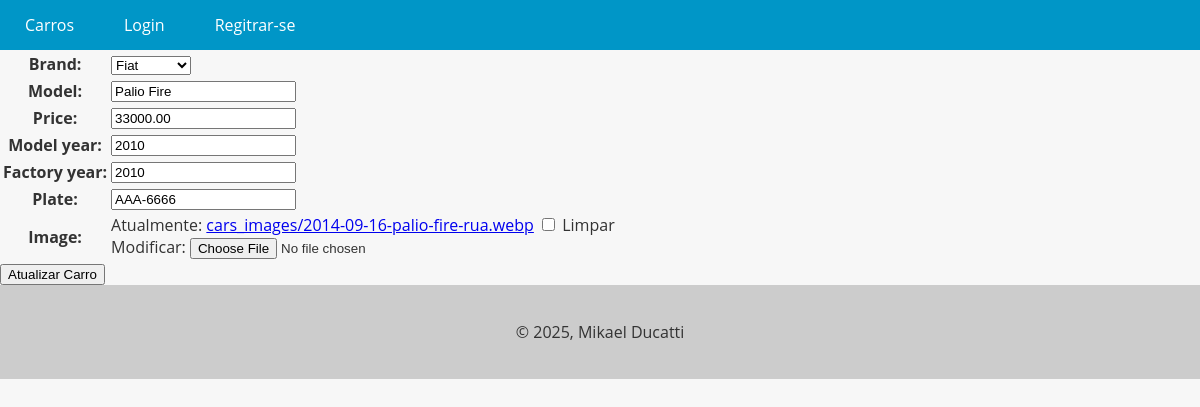
The page /car/22/update/ on the database its author committed.
### cars/models.py (models this page shows, shortened)
class Car(models.Model):
    id = models.AutoField(primary_key=True)
    model = models.CharField(max_length=200)
    factory_year = models.IntegerField(blank=True, null=True)
    model_year = models.IntegerField(blank=True, null=True)
    plate = models.CharField(max_length=10, blank=True, null=True)
    image = models.ImageField(upload_to="cars_images/", blank=True, null=True)
    price = models.DecimalField(max_digits=20, decimal_places=2, blank=True, null=True)
    brand = models.ForeignKey(Brand, on_delete=models.PROTECT, related_name="car_brand")

### cars/views.py (the view)
# urls.py: path("car/<int:pk>/update/", UpdateCarView.as_view(), name="car_update"),
class UpdateCarView(UpdateView):
    model = Car
    form_class = CarForm
    template_name = "update_car.html"
    success_url = reverse_lazy("cars_list")
    def get_context_data(self, **kwargs):
        context = super().get_context_data(**kwargs)
        context["update_car_form"] = context["form"]
        return context

### cars/forms.py (shortened to what this page needs)
class CarForm(forms.ModelForm):
    class Meta:
        model = Car
        fields: ClassVar[list[str]] = [
            "brand",
            "model",
            "price",
            "model_year",
            "factory_year",
            "plate",
            "image",
        ]

### cars/models.py (called while the page is built)
    def __str__(self):
        return self.name

### cars/templates/update_car.html (shortened to what this page needs)
{% extends "base.html" %}
{% block content %}
    <form method="POST" enctype="multipart/form-data">
        <table>
            {{ update_car_form.as_table }}
        </table>
        <input type="submit" value="Atualizar Carro" class="btn btn-primary">
    </form>
{% endblock content %}

### app/templates/base.html (style rules this page uses)
body { font-family: 'Open Sans', sans-serif; background-color: #f7f7f7; color: #333; margin: 0; padding: 0; }

### rows shown on the page
Car: brand "Fiat", model "Palio Fire", price "33000.00", model_year "2010", factory_year "2010", plate "AAA-6666"
